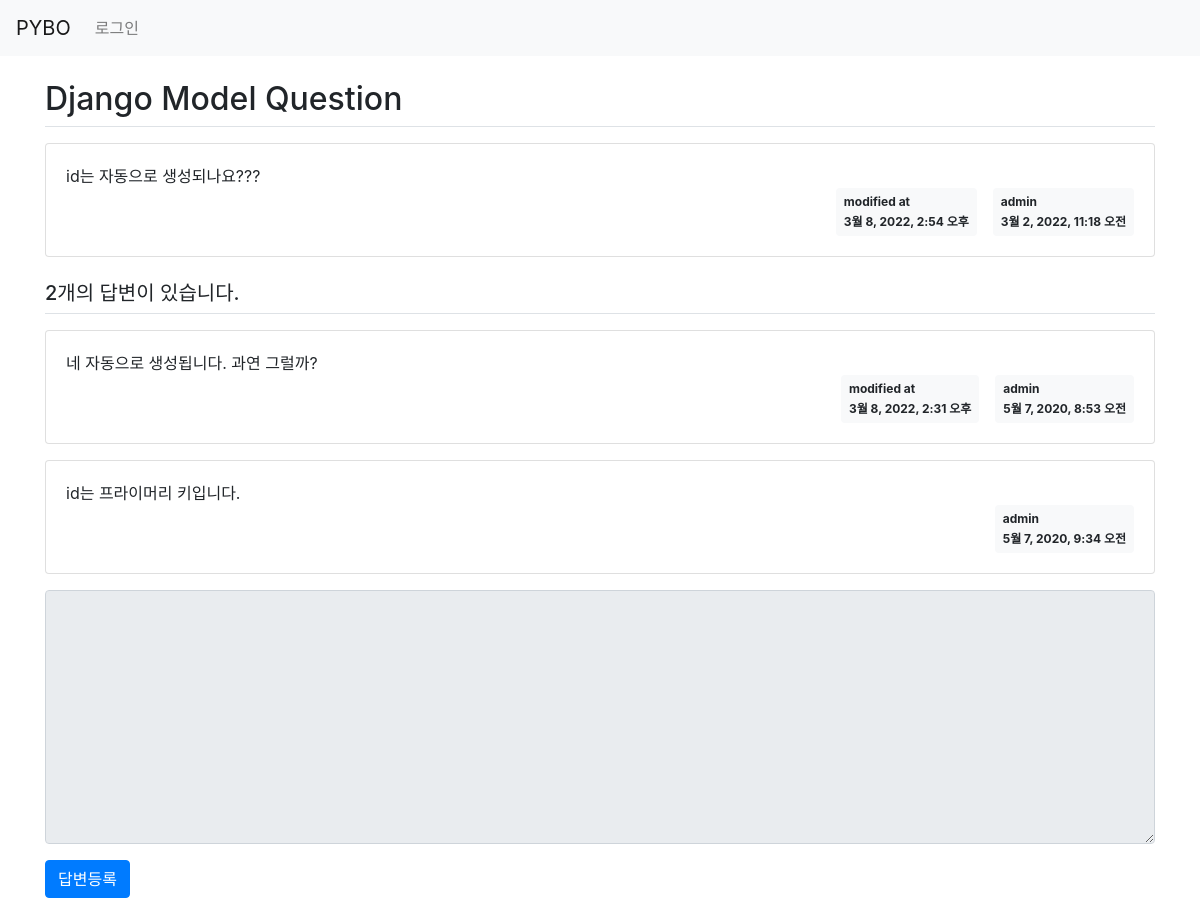
Screenshot of /pybo/2/ with the database file from the repository.
### pybo/models.py (models this page shows, shortened)
class Question(models.Model):
    author = models.ForeignKey(User, on_delete=models.CASCADE)
    subject = models.CharField(max_length=200)
    content = models.TextField()
    create_date = models.DateTimeField()
    modify_date = models.DateTimeField(null=True, blank=True)

class Answer(models.Model):
    author = models.ForeignKey(User, on_delete=models.CASCADE)
    question = models.ForeignKey(Question, on_delete=models.CASCADE)
    content = models.TextField()
    create_date = models.DateTimeField()
    modify_date = models.DateTimeField(null=True, blank=True)

### pybo/views.py (the view)
# urls.py: path('<int:question_id>/', views.detail, name='detail'),
def detail(request, question_id):
    question = get_object_or_404(Question, pk=question_id)
    context = {'question': question}
    return render(request, 'pybo/question_detail.html', context)

### templates/pybo/question_detail.html (shortened to what this page needs)
{% extends 'base.html' %}
{% block content %}
<div class="container my-3">
    <h2 class="border-bottom py-2">{{ question.subject }}</h2>
    <div class="card my-3">
        <div class="card-body">
            <div class="card-text" style="white-space: pre-line;">{{ question.content }}</div>
            <div class="d-flex justify-content-end">
                {% if question.modify_date %}
                <div class="badge badge-light p-2 text-left mx-3">
                    <div class="mb-2">modified at</div>
                    <div>{{ question.modify_date }}</div>
                </div>
                {% endif %}
                <div class="badge badge-light p-2 text-left">
                    <div class="mb-2">{{question.author.username}}</div>
                    <div>{{ question.create_date }}</div>
                </div>
            </div>
        </div>
    </div>
    <h5 class="border-bottom my-3 py-2">{{question.answer_set.count}}개의 답변이 있습니다.</h5>
    {% for answer in question.answer_set.all %}
    <div class="card my-3">
        <div class="card-body">
            <div class="card-text" style="white-space: pre-line;">{{ answer.content }}</div>
            <div class="d-flex justify-content-end">
                {% if answer.modify_date %}
                <div class="badge badge-light p-2 text-left mx-3">
                    <div class="mb-2">modified at</div>
                    <div>{{ answer.modify_date }}</div>
                </div>
                {% endif %}
                <div class="badge badge-light p-2 text-left">
                    <div class="mb-2">{{answer.author.username}}</div>
                    <div>{{ answer.create_date }}</div>
                </div>
            </div>
        </div>
    </div>
    {% endfor %}
    <form action="{% url 'pybo:answer_create' question.id %}" method="post" class="my-3">
        <div class="form-group">
            <textarea {% if not user.is_authenticated %}disabled{% endif %}
                    name="content" id="content" class="form-control" rows="10"></textarea>
        </div>
        <input type="submit" value="답변등록" class="btn btn-primary">
    </form>
</div>
{% endblock %}

### rows the page displays
Question: subject "Django Model Question", content "id는 자동으로 생성되나요???", modify_date "3월 8, 2022, 2:54 오후", author.username "admin", create_date "3월 2, 2022, 11:18 오전", answer_set.count "2"
Answer: content "네 자동으로 생성됩니다. 과연 그럴까?", modify_date "3월 8, 2022, 2:31 오후", author.username "admin", create_date "5월 7, 2020, 8:53 오전"
Answer: content "id는 프라이머리 키입니다.", author.username "admin", create_date "5월 7, 2020, 9:34 오전"
